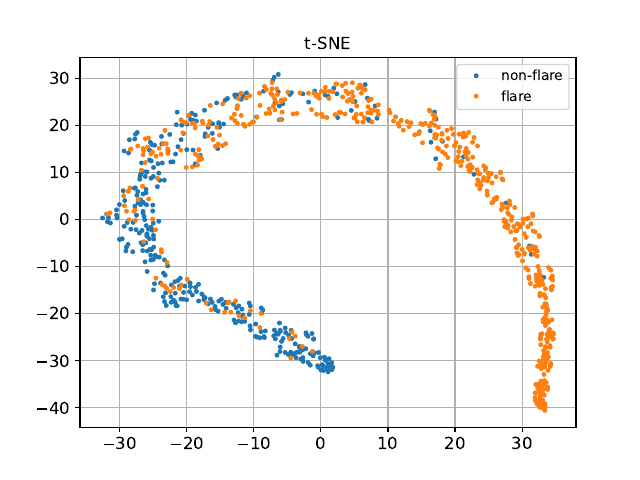

This figure's Python source:
import matplotlib.pyplot as plt
import numpy as np
import torch
from sklearn.manifold import TSNE
def plot_tsne(model, dataloader ):
    fig = plt.figure()
    dr = 1
    dc = 1
    ii = 0
    resnet = model.resnet







    Data = []
    Labels = []
    count = 0
    for img, target in dataloader:

        representation = resnet(img)
        if count == 0:
            Data = representation
            Labels = target
        else:
            Data = torch.cat((Data, representation), 0)
            Labels = torch.cat((Labels, target))

        count+=1




        # === TSNE visualisation ==========================================================================================

    Labels = np.asarray(Labels)
    Data = np.asarray(Data.detach().numpy())

    labels = np.unique(Labels)
    print(f"Data.shape: {Data.shape}, \t Labels.shape: {Labels.shape}, \t unique labels: {labels}")

    tsne_model = TSNE(n_components=2, random_state=0)
    Data_embeded = tsne_model.fit_transform(Data)

    ii =1
    plt.subplot(dr, dc, ii)
    for i in labels:
        plt.plot(Data_embeded[Labels == i, 0], Data_embeded[Labels == i, 1], ".", markersize=5)

    plt.legend(['non-flare', 'flare'])
    plt.tick_params(axis='both', labelsize=12)
    plt.title("t-SNE")
    plt.grid()

    plt.savefig('./tsne.pdf'  )